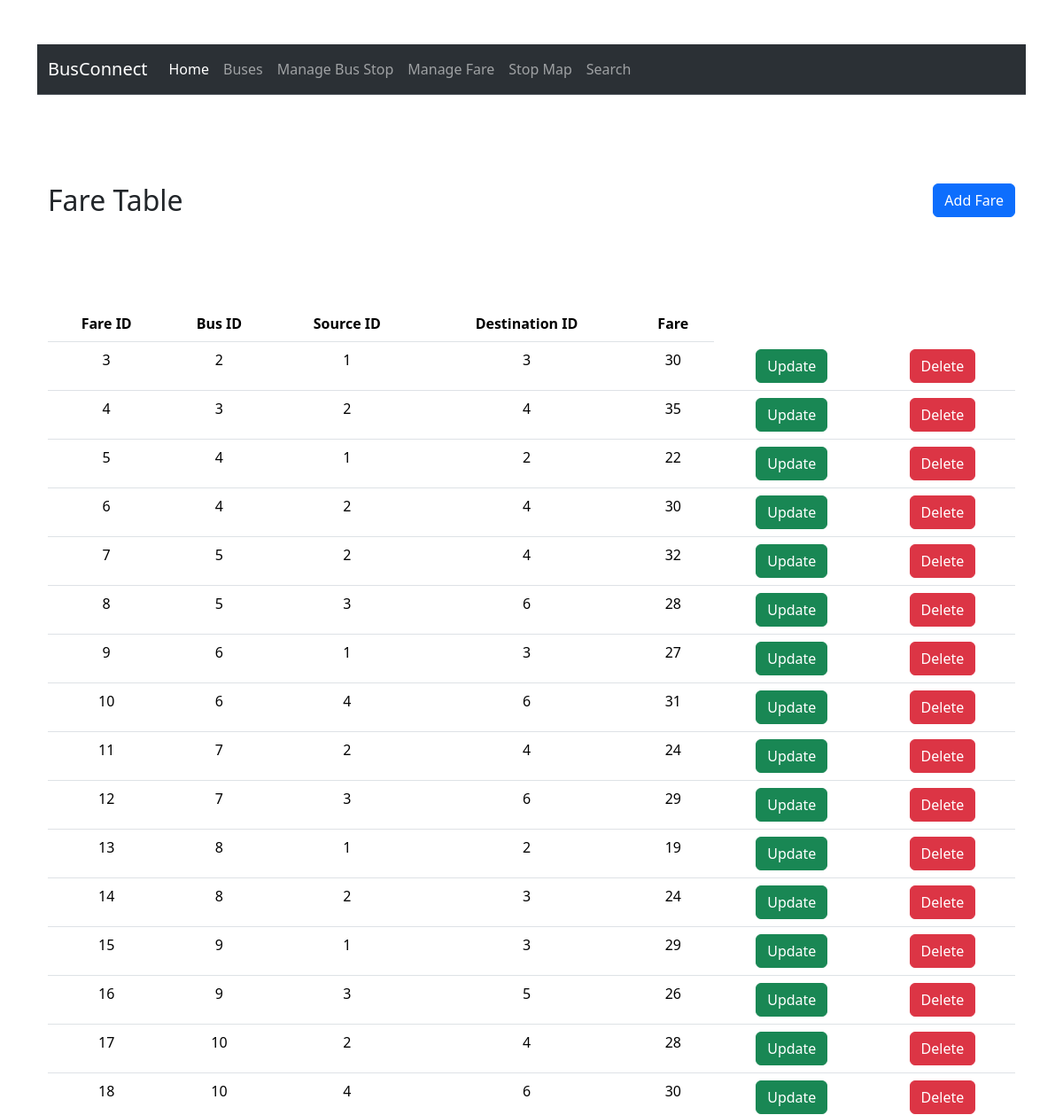
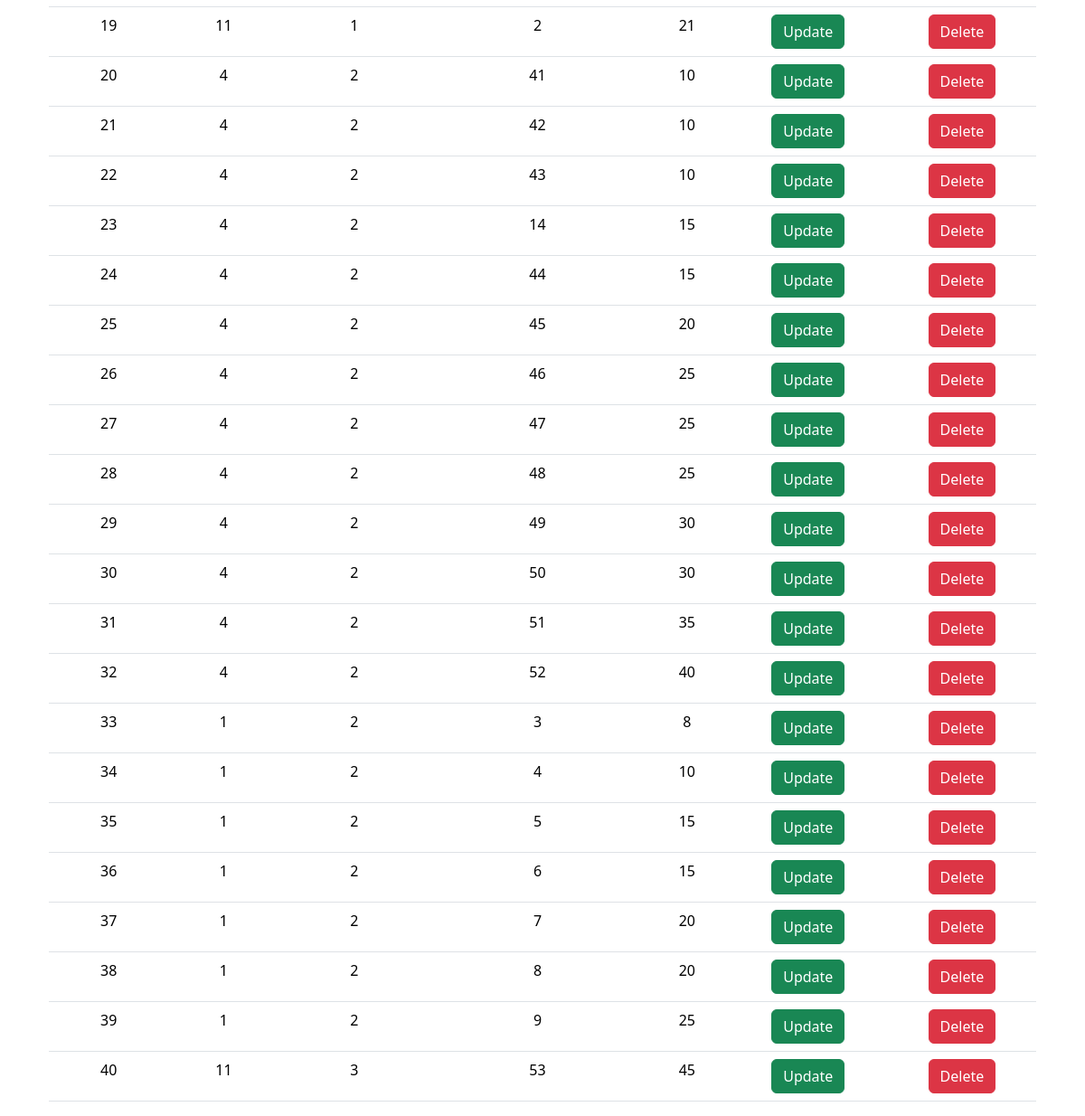
The app's page /bcphp/faretable.php with its own data (2 pictures, top to bottom).
### tables this page shows
CREATE TABLE `faretable` (
  `FareID` int(11) NOT NULL,
  `BusID` int(11) DEFAULT NULL,
  `SourceStopID` int(11) DEFAULT NULL,
  `DestinationStopID` int(11) DEFAULT NULL,
  `Fare` int(11) DEFAULT NULL,
  PRIMARY KEY (`FareID`),
  KEY `BusID` (`BusID`),
  KEY `SourceStopID` (`SourceStopID`),
  KEY `DestinationStopID` (`DestinationStopID`),
  CONSTRAINT `faretable_ibfk_1` FOREIGN KEY (`BusID`) REFERENCES `buses` (`BusID`),
  CONSTRAINT `faretable_ibfk_2` FOREIGN KEY (`SourceStopID`) REFERENCES `busstops` (`StopID`),
  CONSTRAINT `faretable_ibfk_3` FOREIGN KEY (`DestinationStopID`) REFERENCES `busstops` (`StopID`)
);

### bcphp/faretable.php (the view, shortened to what this page needs)
<?php
include('header.php');
?>
<?php include('db.php');?>
<div class="container">
<section>
    <div class="container">
        <div class="box1">
      <h2 style="margin-bottom: 100px;"> Fare Table </h2>
      <button type="button" class="btn btn-primary" data-toggle="modal" data-target="#Modal1">Add Fare</button>
        </div>
      <table class="table">
          <thead class="thead-dark">
            <tr>
              <th scope="col">Fare ID</th>
              <th scope="col">Bus ID</th>
              <th scope="col">Source ID</th>
              <th scope="col">Destination ID</th>
              <th scope="col">Fare</th>
            </tr>
          </thead>
          <tbody>
            <?php
            $query = "SELECT * FROM `faretable`";
            $result = mysqli_query($connection, $query);
            if (!$result) {
                die("Query Failed: " . mysqli_error($connection));
            } else {
                while ($row = mysqli_fetch_assoc($result)) {
            ?>
                    <tr>
                        <td><?php echo $row['FareID']?></td>
                        <td><?php echo $row['BusID'] ?></td>
                        <td><?php echo $row['SourceStopID'] ?></td>
                        <td><?php echo $row['DestinationStopID'] ?></td>
                        <td><?php echo $row['Fare'] ?></td>
                        <td><a class="btn btn-success" href="updatefare.php?id=<?php echo $row['FareID']?>">Update</a></td>
                        <td><a class="btn btn-danger"  href="deletefare.php?id=<?php echo $row['FareID']?>">Delete</a></td>
                    </tr>
            <?php
                }
            }
            ?>
     </tbody>
        </table>
    </div>
   </section>
</div>
   <?php
include('footer.php');
?>

### bcphp/style.css (style rules this page uses)
.box1 h2 { float: left; }
.box1 button { float: right; }
.container { margin-top: 50px; align-items: center; }
.table { text-align: center; }

### records on screen
faretable: FareID "3", BusID "2", SourceStopID "1", DestinationStopID "3", Fare "30"
faretable: FareID "4", BusID "3", SourceStopID "2", DestinationStopID "4", Fare "35"
faretable: FareID "5", BusID "4", SourceStopID "1", DestinationStopID "2", Fare "22"
faretable: FareID "6", BusID "4", SourceStopID "2", DestinationStopID "4", Fare "30"
faretable: FareID "7", BusID "5", SourceStopID "2", DestinationStopID "4", Fare "32"
faretable: FareID "8", BusID "5", SourceStopID "3", DestinationStopID "6", Fare "28"
faretable: FareID "9", BusID "6", SourceStopID "1", DestinationStopID "3", Fare "27"
faretable: FareID "10", BusID "6", SourceStopID "4", DestinationStopID "6", Fare "31"
faretable: FareID "11", BusID "7", SourceStopID "2", DestinationStopID "4", Fare "24"
faretable: FareID "12", BusID "7", SourceStopID "3", DestinationStopID "6", Fare "29"
faretable: FareID "13", BusID "8", SourceStopID "1", DestinationStopID "2", Fare "19"
faretable: FareID "14", BusID "8", SourceStopID "2", DestinationStopID "3", Fare "24"
faretable: FareID "15", BusID "9", SourceStopID "1", DestinationStopID "3", Fare "29"
faretable: FareID "16", BusID "9", SourceStopID "3", DestinationStopID "5", Fare "26"
faretable: FareID "17", BusID "10", SourceStopID "2", DestinationStopID "4", Fare "28"
faretable: FareID "18", BusID "10", SourceStopID "4", DestinationStopID "6", Fare "30"
faretable: FareID "19", BusID "11", SourceStopID "1", DestinationStopID "2", Fare "21"
faretable: FareID "20", BusID "4", SourceStopID "2", DestinationStopID "41", Fare "10"
faretable: FareID "21", BusID "4", SourceStopID "2", DestinationStopID "42", Fare "10"
faretable: FareID "22", BusID "4", SourceStopID "2", DestinationStopID "43", Fare "10"
faretable: FareID "23", BusID "4", SourceStopID "2", DestinationStopID "14", Fare "15"
faretable: FareID "24", BusID "4", SourceStopID "2", DestinationStopID "44", Fare "15"
faretable: FareID "25", BusID "4", SourceStopID "2", DestinationStopID "45", Fare "20"
faretable: FareID "26", BusID "4", SourceStopID "2", DestinationStopID "46", Fare "25"
faretable: FareID "27", BusID "4", SourceStopID "2", DestinationStopID "47", Fare "25"
faretable: FareID "28", BusID "4", SourceStopID "2", DestinationStopID "48", Fare "25"
faretable: FareID "29", BusID "4", SourceStopID "2", DestinationStopID "49", Fare "30"
faretable: FareID "30", BusID "4", SourceStopID "2", DestinationStopID "50", Fare "30"
faretable: FareID "31", BusID "4", SourceStopID "2", DestinationStopID "51", Fare "35"
faretable: FareID "32", BusID "4", SourceStopID "2", DestinationStopID "52", Fare "40"
faretable: FareID "33", BusID "1", SourceStopID "2", DestinationStopID "3", Fare "8"
faretable: FareID "34", BusID "1", SourceStopID "2", DestinationStopID "4", Fare "10"
faretable: FareID "35", BusID "1", SourceStopID "2", DestinationStopID "5", Fare "15"
faretable: FareID "36", BusID "1", SourceStopID "2", DestinationStopID "6", Fare "15"
faretable: FareID "37", BusID "1", SourceStopID "2", DestinationStopID "7", Fare "20"
faretable: FareID "38", BusID "1", SourceStopID "2", DestinationStopID "8", Fare "20"
faretable: FareID "39", BusID "1", SourceStopID "2", DestinationStopID "9", Fare "25"
faretable: FareID "40", BusID "11", SourceStopID "3", DestinationStopID "53", Fare "45"
